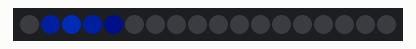
This sketch was run on a simulated Arduino Uno, built with avr-gcc and run on an emulated ATmega328P. On the bench: 18 RGB LEDs in strip order, left to right. Dim RGB values are drawn brighter than linear; random numbers use the default seed unless the sketch sets one; what the sketch prints to the serial monitor is not drawn.

Above: at 1.38 s.
At 13.26 s:
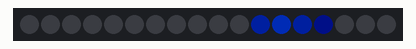
At 14.7 s:
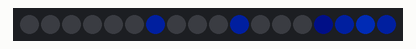
At 19.92 s:
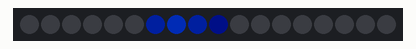
At 29.34 s:
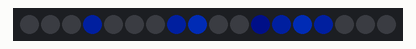
At 39.06 s:
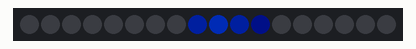

The sketch:

AllWork.ino
```cpp
#include <Adafruit_NeoPixel.h>

// LED strip configuration
#define LED_PIN 2
#define NUM_LEDS 18
Adafruit_NeoPixel strip(NUM_LEDS, LED_PIN, NEO_GRB + NEO_KHZ800);

// Water animation parameters
float waterPosition = NUM_LEDS / 2.0;
float waterVelocity = 0.0;
const float damping = 0.90;
unsigned long lastUpdate = 0;
const int UPDATE_INTERVAL = 60;

void setup() {
  Serial.begin(115200);
  Serial.println("💧 Low-Power Water Flow Started");
  Serial.println("Send: l=left, r=right, s=stop");
  Serial.println("=================================");

  strip.begin();
  strip.show();
  strip.setBrightness(80); // Medium brightness for few LEDs
}

void loop() {
  // Manual control via serial
  if (Serial.available()) {
    char command = Serial.read();
    if (command == 'l') waterVelocity = -0.6;
    else if (command == 'r') waterVelocity = 0.6;
    else if (command == 's') waterVelocity = 0;
  }

  // Auto movement for demo
  waterVelocity += (random(100) < 5) ? (random(2) ? 0.3 : -0.3) : 0;

  unsigned long currentTime = millis();
  if (currentTime - lastUpdate >= UPDATE_INTERVAL) {
    lastUpdate = currentTime;

    updateWaterPhysics();
    updateLEDs();
    updateSerialVisualization();
  }
}

void updateWaterPhysics() {
  waterPosition += waterVelocity;
  waterVelocity *= damping;

  // Boundary with bounce
  if (waterPosition < 2.0) {
    waterPosition = 2.0;
    waterVelocity = -waterVelocity * 0.4;
  } else if (waterPosition > NUM_LEDS - 2.0) {
    waterPosition = NUM_LEDS - 2.0;
    waterVelocity = -waterVelocity * 0.4;
  }
}

void updateLEDs() {
  // Clear only the area around previous position for smoother transition
  int clearStart = max(0, (int)waterPosition - 4);
  int clearEnd = min(NUM_LEDS - 1, (int)waterPosition + 4);

  for (int i = clearStart; i <= clearEnd; i++) {
    strip.setPixelColor(i, 0, 0, 0);
  }

  // Draw compact water glow (only 3 LEDs max for power saving)
  int center = (int)waterPosition;

  // Main center LED - brightest
  strip.setPixelColor(center, 0, 50, 200);

  // Side LEDs - dimmer
  if (center > 0) strip.setPixelColor(center - 1, 0, 20, 100);
  if (center < NUM_LEDS - 1) strip.setPixelColor(center + 1, 0, 20, 100);

  // Optional: Very dim 4th LED for trail effect
  if (waterVelocity > 0.2 && center < NUM_LEDS - 2) {
    strip.setPixelColor(center + 2, 0, 5, 30);
  } else if (waterVelocity < -0.2 && center > 1) {
    strip.setPixelColor(center - 2, 0, 5, 30);
  }

  strip.show();
}

void updateSerialVisualization() {
  char display[NUM_LEDS + 1];

  // Initialize with empty
  for (int i = 0; i < NUM_LEDS; i++) {
    display[i] = '_';
  }
  display[NUM_LEDS] = '\0';

  int center = (int)waterPosition;

  // Create water effect in ASCII
  for (int i = -2; i <= 2; i++) {
    int pos = center + i;
    if (pos >= 0 && pos < NUM_LEDS) {
      if (i == 0) display[pos] = '~';      // Center - brightest
      else if (abs(i) == 1) display[pos] = '='; // Inner glow
      else display[pos] = '-';             // Outer glow
    }
  }

  // Add motion trail
  if (waterVelocity > 0.1 && center < NUM_LEDS - 3) {
    display[center + 2] = '.';
  } else if (waterVelocity < -0.1 && center > 2) {
    display[center - 2] = '.';
  }

  Serial.println(display);

  // Debug info
  static unsigned long lastDebug = 0;
  if (millis() - lastDebug > 2000) {
    Serial.print("💧 Pos: ");
    Serial.print(waterPosition, 1);
    Serial.print(" | 📈 Vel: ");
    Serial.print(waterVelocity, 2);
    Serial.print(" | 🔌 LEDs on: 3-4");
    Serial.println();
    lastDebug = millis();
  }
}
```
